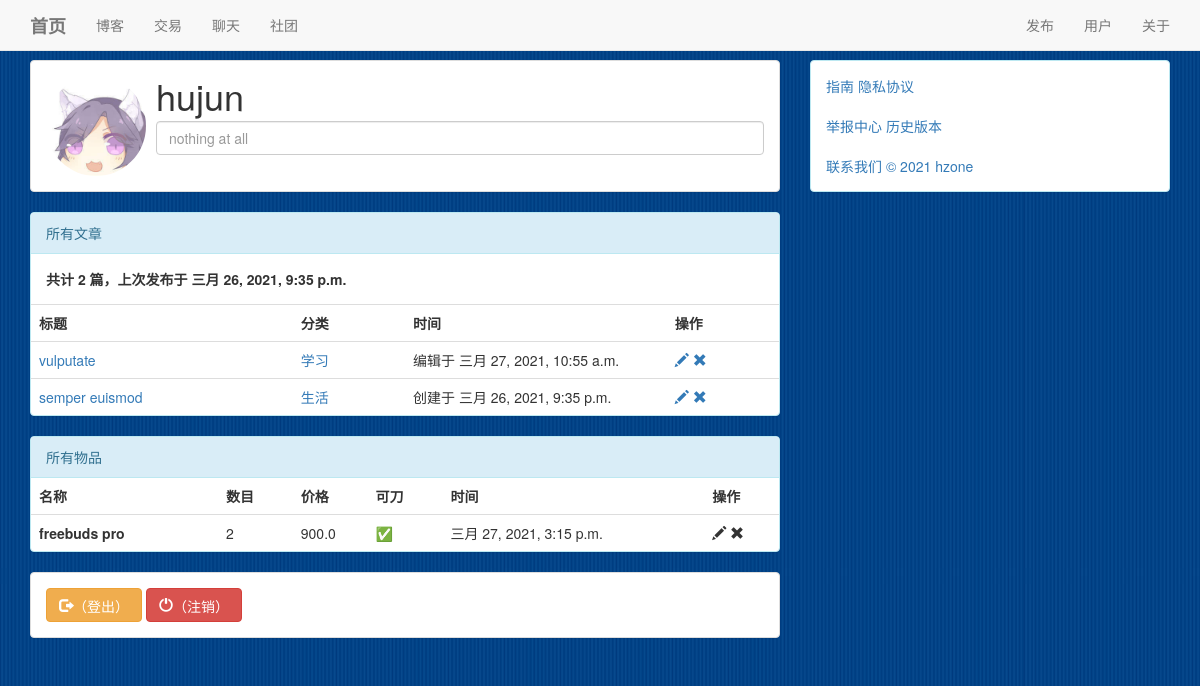
Screenshot of /user/9 (signed in) with the database file from the repository.
### user/models.py (models this page shows)
class User(AbstractUser):
    motto = TextField(max_length=24,default='nothing at all')
    icon = ImageField(default="./static/image/icon/default/male.png",upload_to='./static/image/icon/upload/')
    class Meta:
        ordering = ['-id']
        verbose_name = '用户'
        verbose_name_plural = '用户'
    def __str__(self):
        return self.username

### blog/models.py (models this page shows, shortened)
class Atc(Model):
    title = CharField(max_length=30)
    content = TextField()
    author = ForeignKey(User,on_delete = DO_NOTHING)
    create_time = DateTimeField(auto_now_add=True)
    update_time = DateTimeField(auto_now=True)
    type = ForeignKey(AtcType,on_delete = DO_NOTHING)
    class Meta:
        ordering=['-create_time']
        verbose_name = '文章'
        verbose_name_plural = '文章'

class AtcType(Model):
    name = CharField(max_length=20)
    def __str__(self):
        return self.name
    class Meta:
        verbose_name = '分类'
        verbose_name_plural = '分类'

### deal/models.py (models this page shows, shortened)
class Item(Model):
    name = CharField(max_length=20)
    info = TextField(max_length=50)
    time = DateTimeField(auto_now_add=True)
    sold = BooleanField(default=False)
    chop = BooleanField(default=False)
    count = IntegerField(default=1)
    owner = ForeignKey(User,on_delete = DO_NOTHING)
    price = FloatField(default=0)
    class Meta:
        ordering=['-time']
        verbose_name = '物品'
        verbose_name_plural = '物品'

### user/views.py (the view, shortened to what this page needs)
# urls.py: path('<int:pk>',Room.as_view()),
class Room(View):
    def get(self,request,pk):
        form = userForm()
        user = get_object_or_404(User,pk = pk)
        context = {
            'visitor' :request.user,
            'user' : user,
            'form' : form,
            'atcs' : Atc.objects.filter(author = user),
            'items' : Item.objects.filter(owner = user),
        }
        return render(request,'room.html',context)

### user/forms.py
class userForm(forms.Form):
    icon = forms.ImageField(label = '用户头像',required= False)
    motto = forms.CharField(label= '个性签名',required= False)

### user/templates/room.html (shortened to what this page needs)
{% extends 'base.html' %}
    {% load static %}
    {% block main %}
        <div class="panel panel-default">
            <div class="panel-body">
                <div class="media">
                    <div class="media-left media-middle">
                        <img id = 'icon' class="img-circle" src="/{{ user.icon }}" height="100px" width="100px">
                    </div>
                    <div class="media-body">
                        <h1 class="media-heading">{{ user }}</h1>
                        <form id='user_form' enctype="multipart/form-data" action="./{{ user.id }}" method="post">
                            <input type="text" name="motto" id="id_motto" placeholder = "{{ user.motto }}" class="form-control">
                        </form>
                    </div>
                </div>
            </div>
        </div>
        <div class="panel panel-info">
            <div class="panel-heading">所有文章</div>
            <div class="panel-body">
                <strong>共计 {{ atcs.count }} 篇，上次发布于 {{ atcs.first.create_time }}</strong>
            </div>
            <table class="table">
                <tr>
                    <th style="width:35%">标题</th>
                    <th style="width:15%">分类</th>
                    <th style="width:35%">时间</th>
                    {% if user == visitor %}
                        <th style="width:15%">操作</th>
                    {% endif %}
                </tr>
                {% for atc in atcs %}
                    <tr>
                        <td><a href="/blog/{{atc.pk}}">{{ atc.title }}</a></td>
                        <td><a href="/blog/?type={{ atc.type.name }}">{{ atc.type }}</a></td>
                        {% if atc.create_time == atc.update_time %}
                            <td>创建于 {{ atc.create_time }}</td>
                        {% else %}
                            <td>编辑于 {{ atc.update_time }}</td>
                        {% endif %}
                        {% if user == visitor %}
                            <th>
                                <a id='' href="/release/article/edit?pk={{ atc.pk }}">
                                    <span class="glyphicon glyphicon-pencil" aria-hidden="true"></span>
                                </a>
                                <a id='dele-atc' href="/release/article/delete?pk={{ atc.pk }}">
                                    <span class="glyphicon glyphicon-remove" aria-hidden="true"></span>
                                </a>
                            </th>
                        {% endif %}
                    </tr>
                {% endfor %}
            </table>
        </div>
        <div class="panel panel-info">
            <div class="panel-heading">所有物品</div>
            <table class="table">
                <tr>
                    <th style="width:25%">名称</th>
                    <th style="width:10%">数目</th>
                    <th style="width:10%">价格</th>
                    <th style="width:10%">可刀</th>
                    <th style="width:35%">时间</th>
                    {% if user == visitor %}
                        <th style="width:15%">操作</th>
                    {% endif %}
                </tr>
                {% for item in items %}
                    <tr>
                        <td>
                            <strong>{{ item.name }}</strong>
                        </td>
                        <td> {{ item.count }} </td>
                        <td> {{ item.price }} </td>
                        {% if item.chop %}
                            <td> ✅ </td>
                        {% else %}
                            <td> ❌ </td>
                        {% endif %}
                        <td>{{ item.time }}</td>
                        {% if user == visitor %}
                            <th>
                                <span class="glyphicon glyphicon-pencil" aria-hidden="true"></span>
                                <span class="glyphicon glyphicon-remove" aria-hidden="true"></span>
                            </th>
                        {% endif %}
                    </tr>
                {% endfor %}
            </table>
        </div>
        {% if user == visitor %}
            <div class="panel panel-default">
                <div class="panel-body">
                    <button  id='exit' type="button" class="btn btn-warning" aria-label="Left Align">
                        <span class="glyphicon glyphicon-log-out" aria-hidden="true">（登出）</span>
                    </button>
                    <button type="button" class="btn btn-danger" aria-label="Left Align">
                        <span class="glyphicon glyphicon-off" aria-hidden="true">（注销）</span>
                    </button>
                </div>
            </div>
        {% endif %}
    {% endblock %}

### rows the page displays
User: icon (picture), username "hujun", motto "nothing at all"
Atc: first.create_time "三月 26, 2021, 9:35 p.m.", title "vulputate", type "学习", update_time "三月 27, 2021, 10:55 a.m."
Atc: title "semper euismod", type "生活", create_time "三月 26, 2021, 9:35 p.m."
Item: name "freebuds pro", count "2", price "900.0", time "三月 27, 2021, 3:15 p.m."

### other values shown
{{ atcs.count }} "2"
